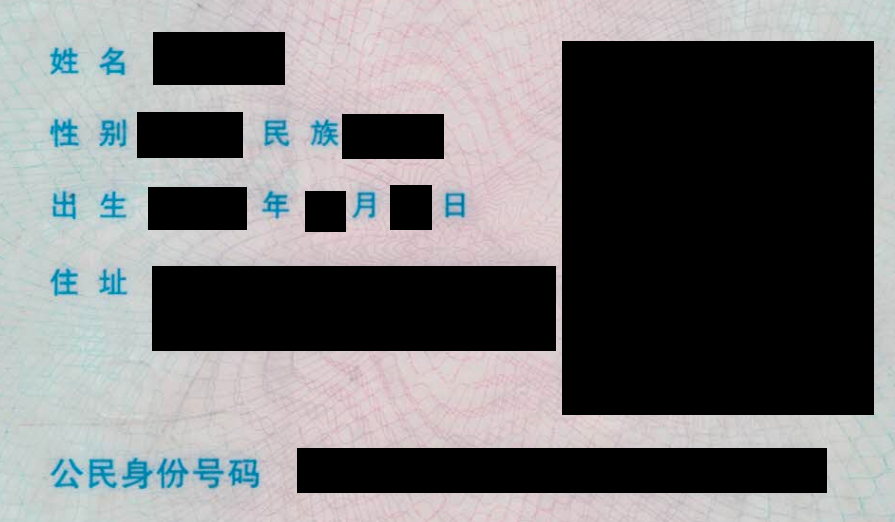
#> input picture ataraxia/inference/ocr/idcard-pytorch/python/template/idcard_template.png, 895 x 522 px
$ python idcard_seg.py
#> lines starting #> are read from the running program, lines starting #| are printed output that depends on the picture
# -*- coding: utf-8 -*-
import cv2
import numpy as np
import os
from config import config

DEBUG = False

class IDCardMatcher:
	def __init__(self):
		self.sift = cv2.xfeatures2d.SIFT_create()
		FLANN_INDEX_KDTREE = 0
		index_params = dict(algorithm=FLANN_INDEX_KDTREE, trees=1)
		search_params = dict(checks=10)
		self.flann = cv2.FlannBasedMatcher(index_params, search_params)

	def sift_feat(self, img, input_roi=None):
		#print(img)
		if input_roi != None:
			_img = img[input_roi[1]:input_roi[3], input_roi[0]:input_roi[2]]
		else:
			_img = img
		return self.sift.detectAndCompute(_img, None)

	# [30 lines left out: function post_match, not called in this run]


class IDCardSeg:
	def __init__(self):
		self.idcard_matcher = IDCardMatcher()
		self.index= 0
		segment_template = cv2.imread(config.SEGMENT.TEMPLATE_IMG, cv2.IMREAD_GRAYSCALE)
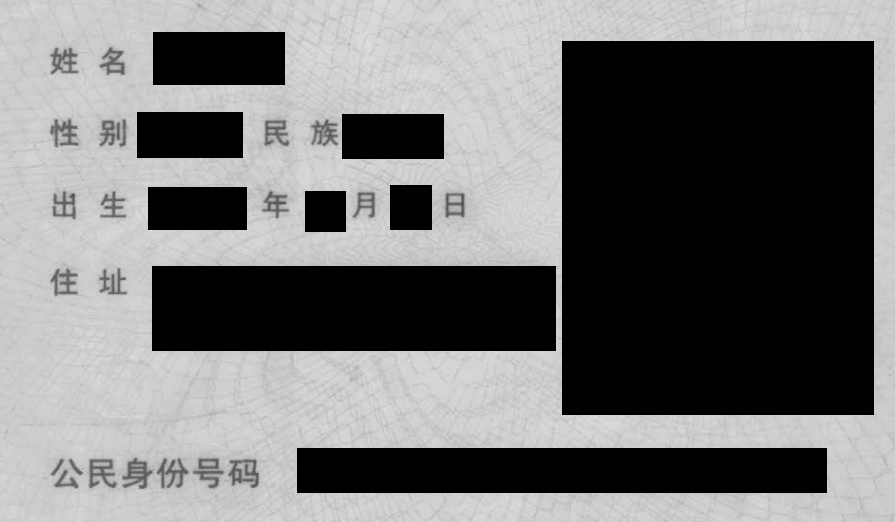
#> segment_template: shape (522, 895); min 0, max 226, mean 115.6
		self.template_keypoints, self.template_descriptors = self.idcard_matcher.sift_feat(segment_template)
#> self.template_keypoints = 821 keypoints; strongest (x, y, size): (325, 211, 28.2), (411, 208, 29), (322, 470, 34.7), (420, 135, 33.1)
		self.template_shape = segment_template.shape
#> self.template_shape = (522, 895)
		self.template_field = config.SEGMENT.TEMPLATE_FIELDS
		self.template_field_list = config.SEGMENT.TEMPLATE_FIELDS_LIST

	# [51 lines left out: functions _seg, idcard_seg, not called in this run]


if __name__ == "__main__":
	idcard_seg = IDCardSeg()
#> (the run stopped early here; a loop or call above may not have finished)
